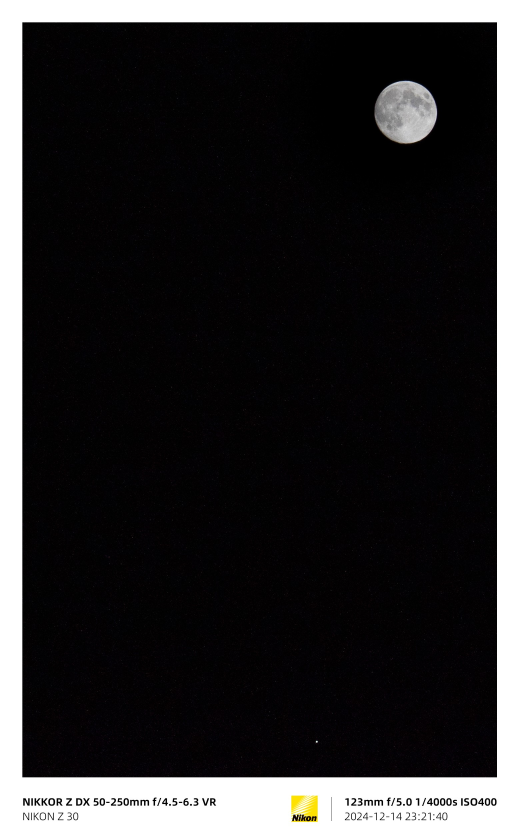
#> input picture types/type1.jpg, 1558 x 2513 px (shown at 1/3 size); its folder holds only this picture in this run
$ python -i image_utils.py   (imports and definitions only)
#> lines starting #> are read from the running program, lines starting #| are printed output that depends on the picture; after the words box and inside, x2 and y2 are one past the last pixel; in counts of white or black regions, pixels touching at a corner belong together
### logging_utils.py
import logging
import os
from typing import Optional


_DEFAULT_LOG_DIR = os.path.join(os.path.dirname(os.path.abspath(__file__)), "logs")
_LOG_DIR = os.environ.get("LOG_DIR", _DEFAULT_LOG_DIR)
_LOG_FILE = os.path.join(_LOG_DIR, "app.log")


def _ensure_log_dir() -> str:
    os.makedirs(_LOG_DIR, exist_ok=True)
    return os.path.abspath(_LOG_FILE)


def get_logger(name: Optional[str] = None) -> logging.Logger:
    """Return a logger configured to write both to stdout and the shared log file."""
    logfile_path = _ensure_log_dir()
    logger_name = name or "autowatermark"
    logger = logging.getLogger(logger_name)

    # Avoid attaching duplicate handlers when called multiple times.
    def _has_file_handler() -> bool:
        for handler in logger.handlers:
            if isinstance(handler, logging.FileHandler) and getattr(handler, "baseFilename", None) == logfile_path:
                return True
#> further down, picture is the input picture: PIL image 1558x2513 RGB; mean R, G, B 47.7, 46.7, 47.5
        return False

    if not _has_file_handler():
        file_handler = logging.FileHandler(logfile_path)
        file_handler.setFormatter(logging.Formatter("%(asctime)s %(levelname)s %(name)s %(message)s"))
        logger.addHandler(file_handler)

    if not any(isinstance(handler, logging.StreamHandler) for handler in logger.handlers):
        stream_handler = logging.StreamHandler()
        stream_handler.setFormatter(logging.Formatter("%(asctime)s %(levelname)s %(name)s %(message)s"))
        logger.addHandler(stream_handler)

    logger.setLevel(logging.INFO)
    logger.propagate = False
    return logger

### image_utils.py
from constants import CommonConstants, ImageConstants
from services.watermark_styles import get_style, load_cached_watermark_styles

from functools import lru_cache
from PIL import Image, ImageDraw, ImageFont, ImageOps, ImageFilter, ImageStat
from logging_utils import get_logger

Image.MAX_IMAGE_PIXELS = ImageConstants.MAX_IMAGE_PIXELS

logger = get_logger("autowatermark.image_utils")

def is_landscape(image):
    return image.width >= image.height

# [373 lines left out: functions is_image_bright, reset_image_orientation, image_resize, text_to_image, text_to_image_with_symbol_font, create_text_block and 6 more, not called in this run]

def create_rounded_rectangle_mask(size, radius, aa=2):
    w, h = size
    return _rounded_mask_cached(int(w), int(h), int(radius), int(aa))

def _darken_rgb_inplace(img_rgb: Image.Image, dim_alpha_0_255: int) -> Image.Image:
    """
    用 point 做线性变暗：out = in * (1 - dim_alpha/255)
    不创建额外的全尺寸黑图，内存更省。
    """
    dim_alpha_0_255 = max(0, min(255, int(dim_alpha_0_255)))
    if dim_alpha_0_255 == 0:
        return img_rgb
    k = 1.0 - (dim_alpha_0_255 / 255.0)

    lut = [int(i * k) for i in range(256)]
    return img_rgb.point(lut * 3)

def create_frosted_glass_effect(origin_image):
    ori_w, ori_h = origin_image.size
#> ori_w = 1558; ori_h = 2513
    min_dim = min(ori_w, ori_h)
#> min_dim = 1558

    bg_scale = ImageConstants.WATERMARK_GLASS_BG_SCALE
    shadow_scale_factor = ImageConstants.WATERMARK_GLASS_SHADOW_SCALE

    landscape = is_landscape(origin_image)
#> landscape = False

    corner_radius = int(min_dim * ImageConstants.WATERMARK_GLASS_CORNER_RADIUS_FACTOR)
#> corner_radius = 54
    shadow_blur_radius = int(min_dim * ImageConstants.WATERMARK_GLASS_BLUR_RADIUS)
#> shadow_blur_radius = 38

    shadow_offset_y = int(min_dim * (0.03 if landscape else 0.05))
#> shadow_offset_y = 77
    shadow_color = (0, 0, 0, ImageConstants.WATERMARK_GLASS_COLOR)

    canvas_w = int(ori_w * bg_scale * (0.95 if landscape else 1.0))
#> canvas_w = 1791
    canvas_h = int(ori_h * bg_scale)
#> canvas_h = 2889
    canvas_size = (canvas_w, canvas_h)
#> canvas_size = (1791, 2889)

    ds_w = max(1, canvas_w // 10)
#> ds_w = 179
    ds_h = max(1, canvas_h // 10)
#> ds_h = 288

    if origin_image.mode != "RGB":
        small_bg_source = origin_image.convert("RGB")
    else:
        small_bg_source = origin_image
    small_bg = small_bg_source.resize((ds_w, ds_h), Image.Resampling.BOX)
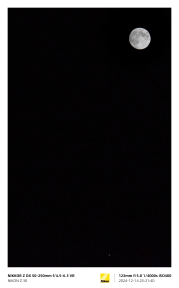
#> small_bg: PIL image 179x288 RGB; mean R, G, B 47.7, 46.7, 47.4

    blurred_bg = small_bg.filter(ImageFilter.GaussianBlur(8))
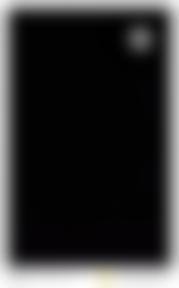
#> blurred_bg: PIL image 179x288 RGB; mean R, G, B 49.2, 48.3, 49
    # 放大铺满
    final_bg = blurred_bg.resize(canvas_size, Image.Resampling.LANCZOS)
    del small_bg

    final_bg = _darken_rgb_inplace(final_bg, dim_alpha_0_255=20)

    if origin_image.mode != "RGB":
        foreground_rgb = origin_image.convert("RGB")
    else:
        foreground_rgb = origin_image

    pos_x = (canvas_w - ori_w) // 2
#> pos_x = 116
    pos_y = (canvas_h - ori_h) // 2
#> pos_y = 188

    shadow_w = int(ori_w * shadow_scale_factor)
#> shadow_w = 1589
    shadow_h = int(ori_h * shadow_scale_factor)
#> shadow_h = 2563
    shadow_x = pos_x + (ori_w - shadow_w) // 2
#> shadow_x = 100
    shadow_y = pos_y + (ori_h - shadow_h) // 2 - shadow_offset_y
#> shadow_y = 86

    pad = int(shadow_blur_radius * 1.2)
#> pad = 45

    x0 = max(0, shadow_x - pad)
#> x0 = 55
    y0 = max(0, shadow_y - pad)
#> y0 = 41
    x1 = min(canvas_w, shadow_x + shadow_w + pad)
#> x1 = 1734
    y1 = min(canvas_h, shadow_y + shadow_h + pad)
#> y1 = 2694

    patch_w = max(1, x1 - x0)
#> patch_w = 1679
    patch_h = max(1, y1 - y0)
#> patch_h = 2653

    shadow_patch = Image.new("RGBA", (patch_w, patch_h), (0, 0, 0, 0))
#> shadow_patch: PIL image 1679x2653 RGBA; every value is 0
    d = ImageDraw.Draw(shadow_patch)

    rx0 = shadow_x - x0
#> rx0 = 45
    ry0 = shadow_y - y0
#> ry0 = 45
    rx1 = rx0 + shadow_w
#> rx1 = 1634
    ry1 = ry0 + shadow_h
#> ry1 = 2608
    d.rounded_rectangle((rx0, ry0, rx1, ry1), radius=corner_radius, fill=shadow_color)

    if shadow_blur_radius > 0:
        shadow_patch = shadow_patch.filter(ImageFilter.BoxBlur(shadow_blur_radius))
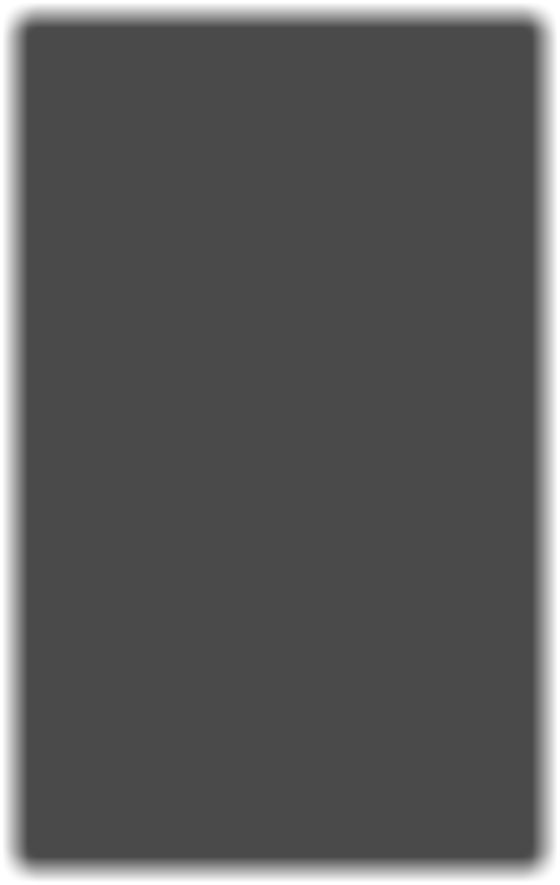
#> shadow_patch: PIL image 1679x2653 RGBA (shown at 1/3 size); mean R, G, B, A 0, 0, 0, 164.6; transparent parts drawn white

    final_image = final_bg
    del final_bg

    final_image.paste(shadow_patch, (x0, y0), shadow_patch)
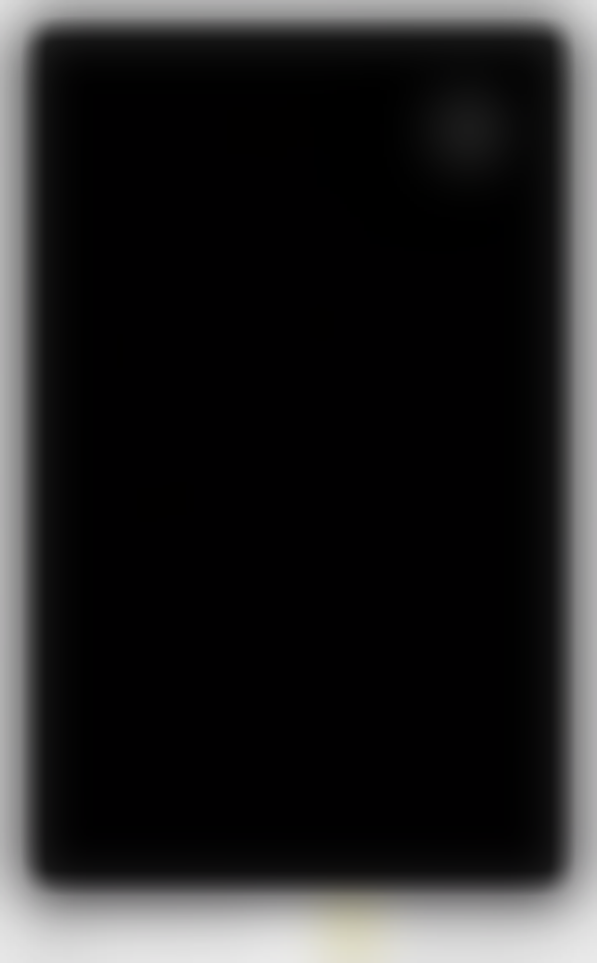
#> final_image: PIL image 1791x2889 RGB (shown at 1/3 size); mean R, G, B 36.9, 36.3, 36.7
    del shadow_patch

    fg_x = pos_x
#> fg_x = 116
    fg_y = pos_y - shadow_offset_y
#> fg_y = 111
    corner_radius = max(0, min(corner_radius, ori_w // 2, ori_h // 2))
    if corner_radius > 0:
        bg_tl = final_image.crop((fg_x, fg_y, fg_x + corner_radius, fg_y + corner_radius))
        bg_tr = final_image.crop((fg_x + ori_w - corner_radius, fg_y, fg_x + ori_w, fg_y + corner_radius))
        bg_bl = final_image.crop((fg_x, fg_y + ori_h - corner_radius, fg_x + corner_radius, fg_y + ori_h))
        bg_br = final_image.crop((fg_x + ori_w - corner_radius, fg_y + ori_h - corner_radius, fg_x + ori_w, fg_y + ori_h))
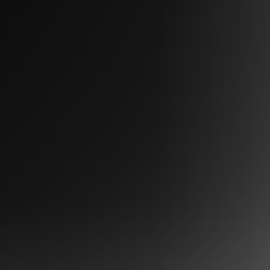
#> bg_br: PIL image 54x54 RGB (shown 5 times larger); mean R, G, B 30.9, 30.3, 30.9

        corner_mask = Image.new("L", (corner_radius, corner_radius), 255)
#> corner_mask: PIL image 54x54 L; every value is 255
        corner_draw = ImageDraw.Draw(corner_mask)
        corner_draw.pieslice((0, 0, corner_radius * 2, corner_radius * 2), 180, 270, fill=0)
        corner_mask_tr = corner_mask.transpose(Image.FLIP_LEFT_RIGHT)
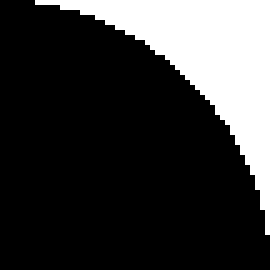
#> corner_mask_tr: PIL image 54x54 L (shown 5 times larger); 22% white; 1 white region, box (x1, y1, x2, y2) and area: (7, 0, 54, 47) 642
        corner_mask_bl = corner_mask.transpose(Image.FLIP_TOP_BOTTOM)
#> corner_mask_bl: PIL image 54x54 L; 22% white; 1 white region, box (x1, y1, x2, y2) and area: (0, 7, 47, 54) 642
        corner_mask_br = corner_mask.transpose(Image.ROTATE_180)
#> corner_mask_br: PIL image 54x54 L; 22% white; 1 white region, box (x1, y1, x2, y2) and area: (7, 7, 54, 54) 642

    final_image.paste(foreground_rgb, (fg_x, fg_y))
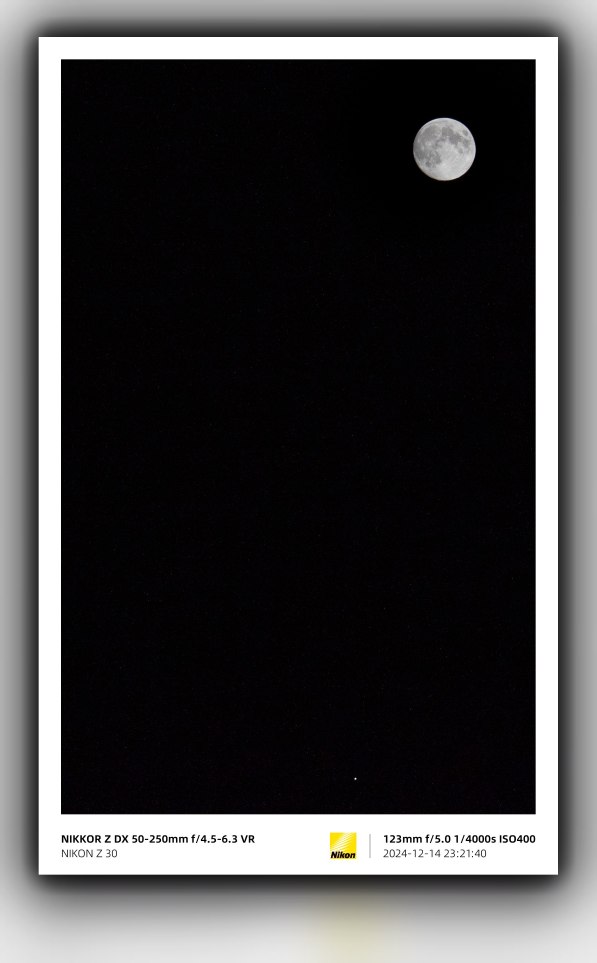
#> final_image: PIL image 1791x2889 RGB (shown at 1/3 size); mean R, G, B 70.2, 69.3, 69.8
    del foreground_rgb

    if corner_radius > 0:
        final_image.paste(bg_tl, (fg_x, fg_y), corner_mask)
        final_image.paste(bg_tr, (fg_x + ori_w - corner_radius, fg_y), corner_mask_tr)
        final_image.paste(bg_bl, (fg_x, fg_y + ori_h - corner_radius), corner_mask_bl)
        final_image.paste(bg_br, (fg_x + ori_w - corner_radius, fg_y + ori_h - corner_radius), corner_mask_br)
        del bg_tl
        del bg_tr
        del bg_bl
        del bg_br
        del corner_mask
        del corner_mask_tr
        del corner_mask_bl
        del corner_mask_br

    return final_image


def _padding_from_border_left(_footer_height, border_left, _style):
    return border_left


def _padding_from_footer_ratio(footer_height, _border_left, style):
    return int(footer_height * style["padding_x_ratio"])


_PADDING_X_RESOLVERS = {
    "border_left": _padding_from_border_left,
    "footer_ratio": _padding_from_footer_ratio,
}


# [4 lines left out: function _render_background_white, not called in this run]


def _render_background_frosted(origin_image, _new_width, _new_height, _border_left, _border_top):
    return create_frosted_glass_effect(origin_image)


_BACKGROUND_RENDERERS = {
    "white": _render_background_white,
    "frosted": _render_background_frosted,
}


def _text_color_black(_origin_image):
    return "black"


def _text_color_auto_contrast(origin_image):
    return "black" if is_image_bright(origin_image) else "white"


_TEXT_COLOR_RESOLVERS = {
    "black": _text_color_black,
    "auto_contrast": _text_color_auto_contrast,
}


# [21 lines left out: functions _center_position_footer_center, _center_position_bottom_offset, not called in this run]


_CENTER_POSITION_RESOLVERS = {
    "footer_center": _center_position_footer_center,
    "bottom_offset": _center_position_bottom_offset,
}


# [124 lines left out: functions _render_layout_center_stack, _render_layout_split_lr, _render_layout_film_frame, not called in this run]


_LAYOUT_RENDERERS = {
    "center_stack": _render_layout_center_stack,
    "split_lr": _render_layout_split_lr,
    "film_frame": _render_layout_film_frame,
}


# [106 lines left out: function generate_watermark_image, not called in this run]

>>> from PIL import Image
>>> picture = Image.open('types/type1.jpg')
>>> result = create_frosted_glass_effect(picture)

$ run again, on types/type2.jpg
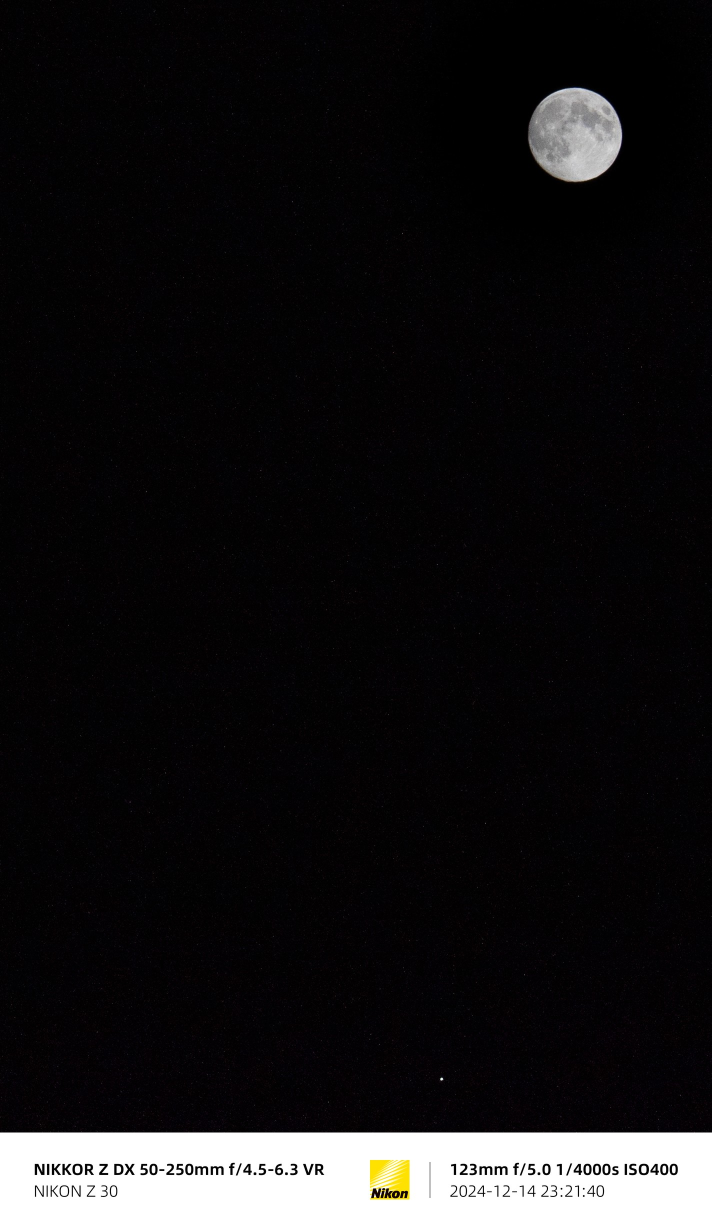
#> input picture types/type2.jpg, 1424 x 2446 px (shown at 1/2 size)
#> picture is the input picture: PIL image 1424x2446 RGB; mean R, G, B 22, 20.9, 21.7
#> landscape = False
#> shadow_offset_y = 71
#> canvas_w = 1637
#> canvas_size = (1637, 2812)
#> ds_w = 163
#> pos_x = 106
#> shadow_x = 92
#> shadow_y = 88
#> x0 = 50
#> y0 = 46
#> x1 = 1586
#> y1 = 2624
#> patch_w = 1536
#> patch_h = 2578
#> rx0 = 42
#> rx1 = 1494
#> ry1 = 2536
#> fg_x = 106
#> fg_y = 112
#> corner_mask: PIL image 49x49 L; every value is 255
#> in create_frosted_glass_effect, `corner_mask_tr = corner_mask.transpose(Image.FLIP_LEFT_RIGHT)`:
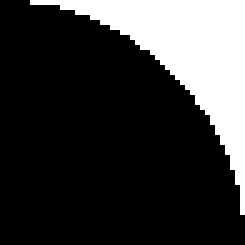
#> corner_mask_tr: PIL image 49x49 L (shown 5 times larger); 22% white; 1 white region, box (x1, y1, x2, y2) and area: (6, 0, 49, 43) 529
#> corner_mask_bl: PIL image 49x49 L; 22% white; 1 white region, box (x1, y1, x2, y2) and area: (0, 6, 43, 49) 529
#> corner_mask_br: PIL image 49x49 L; 22% white; 1 white region, box (x1, y1, x2, y2) and area: (6, 6, 49, 49) 529
#> in create_frosted_glass_effect, `final_image.paste(foreground_rgb, (fg_x, fg_y))`:
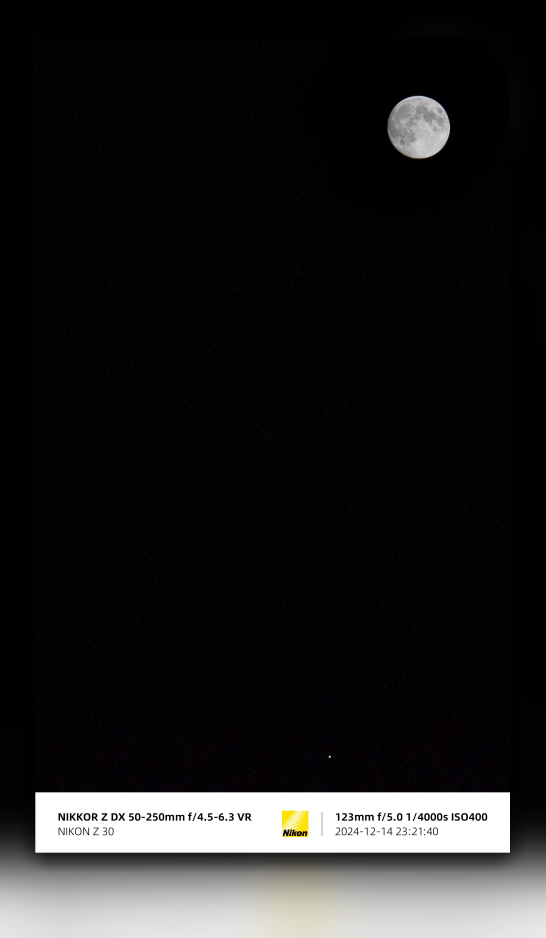
#> final_image: PIL image 1637x2812 RGB (shown at 1/3 size); mean R, G, B 32, 31, 31.6

$ run again, on types/t1.png
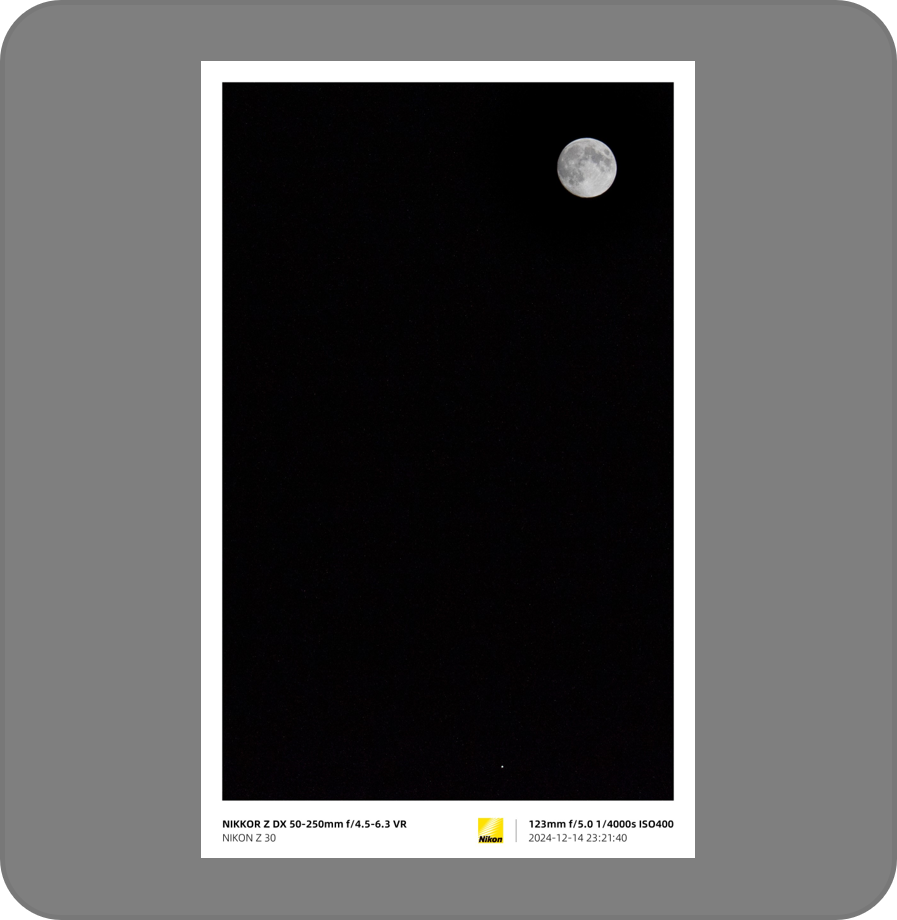
#> input picture types/t1.png, 897 x 920 px
#> picture is the input picture: PIL image 897x920 RGBA; mean R, G, B, A 88.5, 88, 88.4, 254
#> landscape = False
#> shadow_offset_y = 44
#> canvas_w = 1031
#> canvas_size = (1031, 1058)
#> ds_w = 103
#> in create_frosted_glass_effect, `blurred_bg = small_bg.filter(ImageFilter.GaussianBlur(8))`:
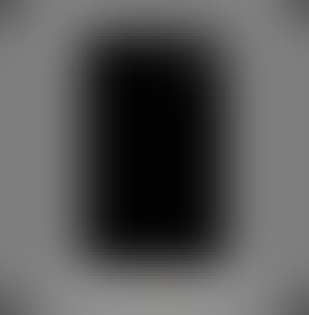
#> blurred_bg: PIL image 103x105 RGB (shown 3 times larger); mean R, G, B 87.4, 87, 87.3
#> pos_x = 67
#> shadow_x = 58
#> shadow_y = 16
#> x0 = 32
#> y0 = 0
#> x1 = 998
#> y1 = 980
#> patch_w = 966
#> patch_h = 980
#> rx0 = 26
#> ry0 = 16
#> rx1 = 940
#> ry1 = 954
#> fg_x = 67
#> fg_y = 25
#> corner_mask: PIL image 31x31 L; every value is 255
#> corner_mask_tr: PIL image 31x31 L; 22.2% white; 1 white region, box (x1, y1, x2, y2) and area: (5, 0, 31, 26) 213
#> corner_mask_bl: PIL image 31x31 L; 22.2% white; 1 white region, box (x1, y1, x2, y2) and area: (0, 5, 26, 31) 213
#> corner_mask_br: PIL image 31x31 L; 22.2% white; 1 white region, box (x1, y1, x2, y2) and area: (5, 5, 31, 31) 213
#> in create_frosted_glass_effect, `final_image.paste(foreground_rgb, (fg_x, fg_y))`:
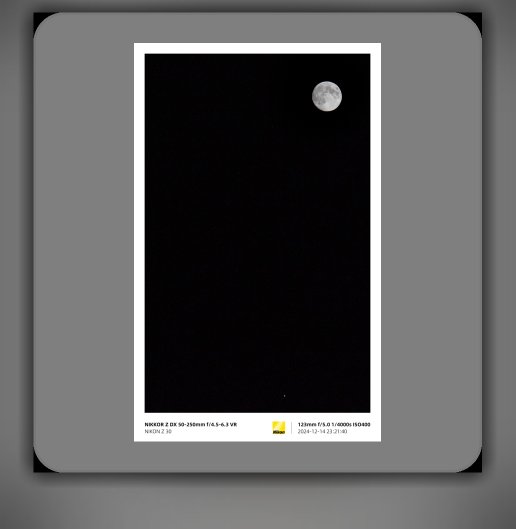
#> final_image: PIL image 1031x1058 RGB (shown at 1/2 size); mean R, G, B 92.1, 91.7, 91.9
